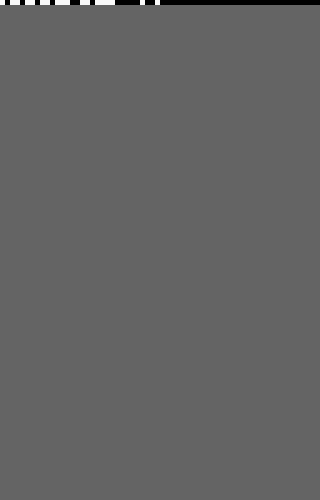
Frame 1 (no input)
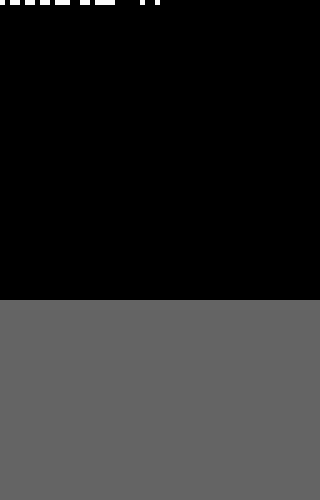
Frame 60 (no input)
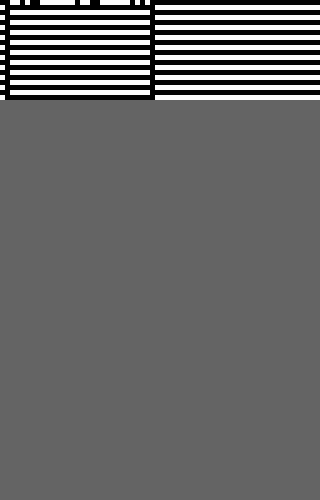
Frame 120 (the mouse pressed at the canvas centre since frame 60)

The p5.js sketch that drew these frames (run headless with seeded random() and noise() and a simulated clock; from frame 60 on, the mouse is pressed at the canvas centre):

// p5.js sketch
// ── sketch.js
// The Nature of Code
// Daniel Shiffman
// http://natureofcode.com
// Wolfram Cellular Automata

// Hanchai Nonprasart Improvisation

// Simple demonstration of a Wolfram 1-dimensional cellular automata

var ca;
const forward=1;
const gen=100;
const bit=64;
const size=5;
const loops=true;
var i=0;
var rule=i;

function setup() {
  if(loops) createCanvas(size*(bit), size*gen*forward);
  else createCanvas(size*(bit+2*gen), size*gen*forward);
  background(100);
  ca = new CA(rule,bit,gen,loops,floor(random()*pow(2,bit)));
}

function draw() {
  ca.display();
  if (ca.generation < ca.h*forward) {
    ca.generate();
  }else{
    noLoop();
    mouseClicked();
  }
}
function mouseClicked() {
  i++;
  rule=i;
  ca=new CA(rule,bit,gen,loops,floor(random()*pow(2,bit)));
    background(100);
  loop();
}

// ── ca.js
// The Nature of Code
// Daniel Shiffman
// http://natureofcode.com
// Wolfram Cellular Automata

// Hanchai Nonprasart Improvisation

// CA object prototype

function CA(rule,wid,heig,lop,filler) {
  var i;
  this.w = wid;
  this.h = heig;
  this.loop=lop;
  // An array of 0s and 1s
  if(lop){
     this.cells = new Array(this.w);
     }else{
  this.cells = new Array(this.w+2*this.h);
  }
  for (i = 0; i < this.cells.length; i++) {
    this.cells[i] = 0;
  }
   // We arbitrarily start with just the middle cell having a state of "1"
  var fil=filler;
  for (i = 0; i < this.cells.length; i++) {
    if((i>this.h&&i<this.cells.length-this.h)||lop){
    this.cells[i] = fil%2;
    fil=floor(fil/2);
    }
  }
  this.cells.reverse();
  this.generation = 0;
  this.ruleset = [];
  var rul=rule;
  for(var j=0;j<8;j++){
    this.ruleset.push(rul%2);
    rul=floor(rul/2);
  }
  this.ruleset.reverse();
  // The process of creating the new generation
  this.generate = function() {
    // First we create an empty array filled with 0s for the new values
    var nextgen = [];
    for (i = 0; i < this.cells.length; i++) {
      nextgen[i] = 0;
    }
    var left;
    var me;
    var right;
    if(this.loop){
    for (i = 0; i < this.cells.length; i++) {
      left   = this.cells[(i+this.cells.length-1)%(this.cells.length)];   // Left neighbor state
      me     = this.cells[(i+this.cells.length)%(this.cells.length)];     // Current state
      right  = this.cells[(i+this.cells.length+1)%(this.cells.length)];   // Right neighbor state
      nextgen[i] = this.rules(left, me, right,this.ruleset); // Compute next generation state based on ruleset
    }
    }else{
    // For every spot, determine new state by examing current state, and neighbor states
    // Ignore edges that only have one neighor
      for (i = 1; i < this.cells.length-1; i++) {
      left   = this.cells[(i-1)];   // Left neighbor state
      me     = this.cells[(i)];     // Current state
      right  = this.cells[(i+1)];   // Right neighbor state
      nextgen[i] = this.rules(left, me, right,this.ruleset); // Compute next generation state based on ruleset
    }
    }
    // The current generation is the new generation
    this.cells = nextgen;
    this.generation++;
    if(this.generation==this.h){
      var result;
      if(!lop) result=this.cells.slice(this.h,-this.h);
      else result=this.cells;
    }
  };

  // This is the easy part, just draw the cells
  this.display = function() {
  	for (var i = 0; i < this.cells.length; i++) {
      var j=0;
  		if (this.cells[i] == 1) j+=50;
  		else                    j-=50;
        if (this.generation<=this.h) j*=2;
        if (this.generation<=3*this.h) j*=1.5;
        if ((i<this.h||i>this.cells.length-this.h)&&!lop) j*=0.5;
      fill(j+100);
  		noStroke();
  		if(lop) rect(i*width/(this.w), this.generation*height/(this.h*forward), width/(this.w), height/(this.h*forward));
        else rect(i*width/(this.w+2*this.h), this.generation*height/(this.h*forward), width/(this.w+2*this.h), height/(this.h*forward));
  	}
  };
  // Implementing the Wolfram rules
  // Could be improved and made more concise, but here we can explicitly see what is going on for each case
  this.rules = function(a, b, c,rule) {
    if((1-a)*4+(1-b)*2+(1-c)>=0&&(1-a)*4+(1-b)*2+(1-c)<rule.length){
      return this.ruleset[(1-a)*4+(1-b)*2+(1-c)];
    }else{
      return 0;
  }
  };
}

// ── ca.rule.js
function mirrorrule(rule) {
  var ruleset = [];
  var rul = rule;
  for (var j = 0; j < 8; j++) {
    ruleset.push(rul % 2);
    rul = Math.floor(rul / 2);
  }
  ruleset.reverse();
  var mirrrul = 0;
  for (var j = 0; j < 8; j++) {
    mirrrul *= 2;
    var z = "000";
    var compid = parseInt(z.concat(j.toString(2)).split("").reverse().slice(0, 3).join(""), 2);
    mirrrul += ruleset[compid];
  }
  return mirrrul;
}

function complementrule(rule) {
  var ruleset = [];
  var rul = rule;
  for (var j = 0; j < 8; j++) {
    ruleset.push(rul % 2);
    rul = Math.floor(rul / 2);
  }
  ruleset.reverse();
  var comprul = 0;
  for (var j = 0; j < 8; j++) {
    comprul *= 2;
    var z = "000";
    var compid = parseInt(z.concat(j.toString(2)).split("").map(function not(n) {
      if (n == "1") {
        return "0";
      } else {
        return "1";
      }
    }).reverse().slice(0, 3).reverse().join(""), 2);
    comprul += 1 - ruleset[compid];
  }
  return comprul;
}

function mirrorcomplementrule(rule) {
  var ruleset = [];
  var rul = rule;
  for (var j = 0; j < 8; j++) {
    ruleset.push(rul % 2);
    rul = Math.floor(rul / 2);
  }
  ruleset.reverse();
  var comprul = 0;
  for (var j = 0; j < 8; j++) {
    comprul *= 2;
    var z = "000";
    var compid = parseInt(z.concat(j.toString(2)).split("").map(function not(n) {
      if (n == "1") {
        return "0";
      } else {
        return "1";
      }
    }).reverse().slice(0, 3).join(""), 2);
    comprul += 1 - ruleset[compid];
  }
  return comprul;
}

function outertotalistic(ot) {
  var ruleset = [];
  var rul = ot;
  for (var j = 0; j < 6; j++) {
    ruleset.push(rul % 2);
    rul = Math.floor(rul / 2);
  }
  ruleset.reverse();
  var ruls = 0;
  for (var j = 0; j < 8; j++) {
    ruls *= 2;
    var z = "000";
    var neighbors = z.concat(j.toString(2)).split("").reverse().slice(0, 3);
    var id = 0;
    if (neighbors[0]==="1") {
      id += 2;
    }
    if (neighbors[1]==="1") {
      id += 1;
    }
    if (neighbors[2]==="1") {
      id += 2;
    }
    ruls += ruleset[id];
  }
  console.log(ruls);
  return ruls;
}
